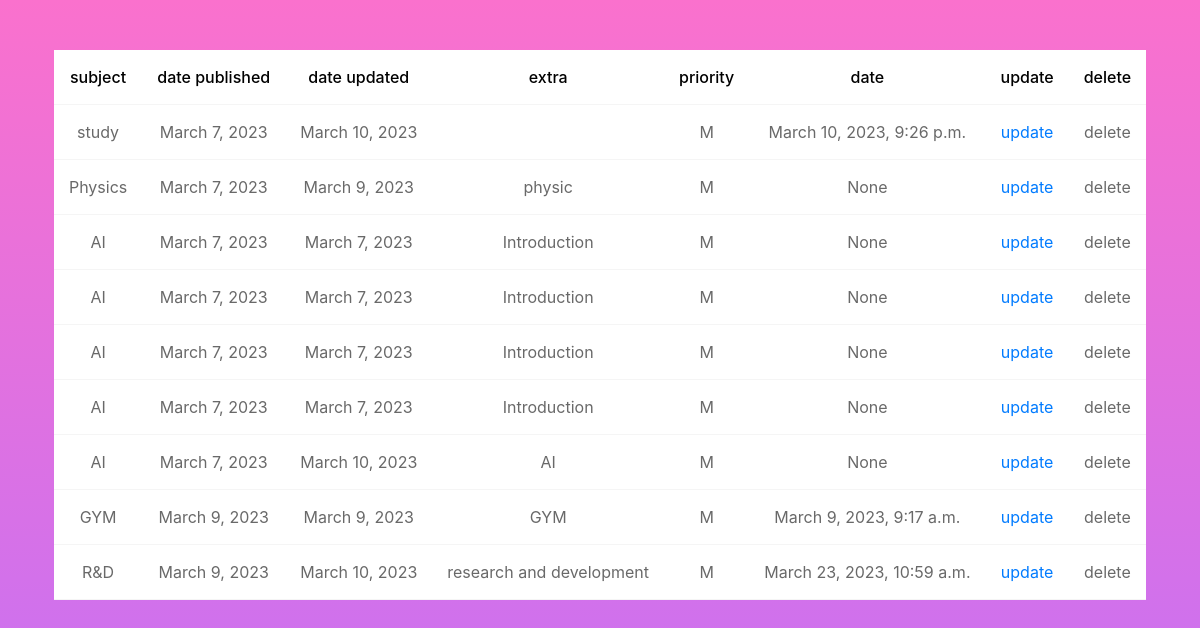
Before: / with the older database file.
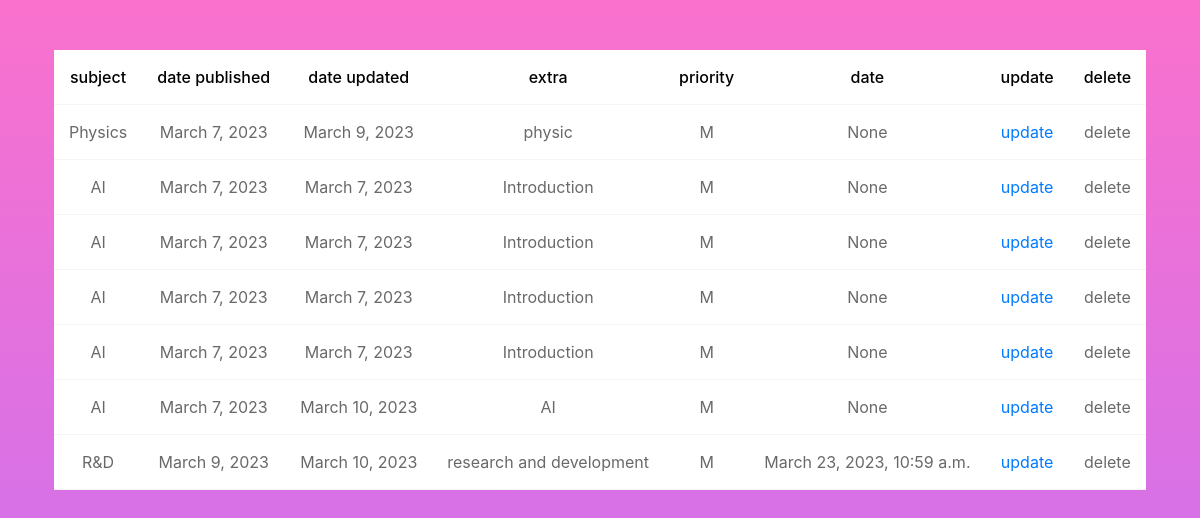
After: the same page with the newer database file.
### todo_app/models.py (models this page shows, shortened)
class todo(models.Model):
    subject = models.CharField("subject", max_length=50)
    extra = models.TextField("extra", max_length=500)
    HIGHPRIO = 'H'
    MEDUIMPRIO = 'M'
    LOWPRIO = 'L'
    PRIORITY_CHOICES=[
        (HIGHPRIO, 'highPriority'),
        (MEDUIMPRIO, 'meduimPriority'),
        (LOWPRIO, 'lowPriority')
    ]
    priority = models.CharField(max_length=1, choices=PRIORITY_CHOICES, default=MEDUIMPRIO)
    date = models.DateTimeField("date time", null=True)
    date_pub = models.DateField("date published", auto_now_add=True)
    date_upd = models.DateField("date updated", auto_now=True)

### todo_app/views.py (the view)
# urls.py: path('', views.index, name='index'),
def index(request):
    list = todo.objects.all().values()
    return render(request, 'index.html', {'todo_list':list})

### todo_app/templates/index.html (shortened to what this page needs)
{% extends 'master.html' %}
{% block content %}
<table>
    <tr>
        <th>subject</th>
        <th>date published</th>
        <th>date updated</th>
        <th>extra</th>
        <th>priority</th>
        <th>date</th>
        <th>update</th>
        <th>delete</th>
    </tr>
    {% if todo_list|length > 1 %}
        {% for item in  todo_list %}
        <a href='{% url 'todo_app:update' item.id%}'>
            <tr>
                <td>{{ item.subject }}</td>
                <td>{{ item.date_pub }}</td>
                <td>{{ item.date_upd }}</td>
                <td>{{ item.extra }}</td>
                <td>{{ item.priority }}</td>
                <td>{{ item.date }}</td>
                <td><a href='{% url 'todo_app:update' item.id%}'>update</a></td>
                <td class='deleteBtn' onclick="ask_for_delete('{{ item.subject }}', '{% url 'todo_app:deleteDB' item.id %}')">delete</td>
            </tr>
        </a>
        {% endfor %}
    {% endif %}
</table>
{% endblock content %}

### todo_app/templates/master.html (shortened to what this page needs)
<!DOCTYPE html>
<html lang='en'>
<head>
  {% load static %}
  <link rel="stylesheet" href="{% static 'css/master.css' %}"/>
  <link rel="stylesheet" href="{% static 'css/messagebox-default.min.css' %}" />
  <link rel="stylesheet" href="https://stackpath.bootstrapcdn.com/bootstrap/4.2.1/css/bootstrap.min.css">
  <link href="https://stackpath.bootstrapcdn.com/font-awesome/4.7.0/css/font-awesome.min.css" rel="stylesheet">
  <link rel="stylesheet" href="https://cdnjs.cloudflare.com/ajax/libs/tempusdominus-bootstrap-4/5.1.2/css/tempusdominus-bootstrap-4.min.css" />
</head>
<body>
<div id='content'>
{% block content %}
{% endblock %}
</div>
</body>
</html>

### todo_app/static/css/master.css (style rules this page uses)
#content { width: 100vw; height: 100vh; padding: 50px; }
body { width: 100vh !important; height: 100vh !important; background: -webkit-linear-gradient(bottom,#c471f5,#fa71cd); background: linear-gradient(bottom,#c471f5,#fa71cd); }
table { background-color: white; margin: auto; }
tr { text-align: center; border-bottom: 1px solid whitesmoke; }
th, td { padding: 15px; }
th { font-weight: 500; color: black; }
td { color: dimgrey; }

Changed rows visible on the page:
removed todo: subject "study", date_pub "March 7, 2023", date_upd "March 10, 2023", priority "M", date "March 10, 2023, 9:26 p.m."
removed todo: subject "GYM", date_pub "March 9, 2023", date_upd "March 9, 2023", extra "GYM", priority "M", date "March 9, 2023, 9:17 a.m."
